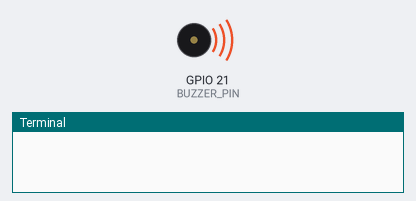
A program run on a simulated Raspberry Pi (BCM pin numbers). Shown: buzzer (waves = sounding), the last lines printed to the terminal. At 16.0 s the program stops and its outputs stay as they are.

Above: at 0.1 s.
At 16.0 s:
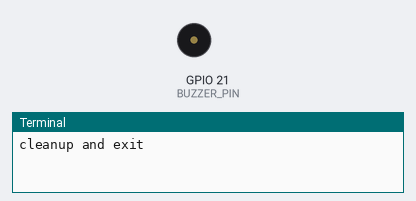
Timing chart, 0 to 17.5 s (numbered marks = the images above):
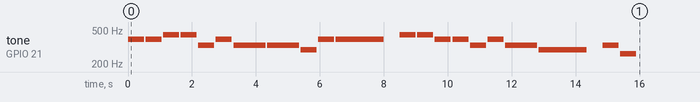

Measured:
- by itself, tone on GPIO 21 (BUZZER_PIN): plays 392 Hz for 0.50 s, 392 Hz for 0.50 s, 440 Hz for 0.50 s, 440 Hz for 0.50 s, 330 Hz for 0.50 s, 392 Hz for 0.50 s … (21 notes in this stretch)

The program:

piezo_buzzer_task.py
```python
import RPi.GPIO as GPIO
import time

BUZZER_PIN = 21

#          C    D    E    F    G    A    B    C
melody = [262, 294, 330, 349, 392, 440, 494, 523]
music = [4, 4, 5, 5, 2, 4, 2, 2, 1, 4, 4, 5, 5, 4, 4, 2, 4, 2, 1, 2, 0]
long = [6, 7, 10, 17, 18]

GPIO.setmode(GPIO.BCM)
GPIO.setup(BUZZER_PIN, GPIO.OUT)

pwm = GPIO.PWM(BUZZER_PIN, 262)

pwm.start(0)
try:
    for i in range(21):
        pwm.ChangeFrequency(melody[music[i]])
        pwm.ChangeDutyCycle(50)
        if i not in long:
            time.sleep(0.5)
            pwm.ChangeDutyCycle(0)
            time.sleep(0.05)
        elif i != 10 and i != 18:
            time.sleep(1)
            pwm.ChangeDutyCycle(0)
            time.sleep(0.05)
        else:
            time.sleep(1.5)
            pwm.ChangeDutyCycle(0)
            time.sleep(0.5)
finally:
    GPIO.cleanup()
    print('cleanup and exit')
```
